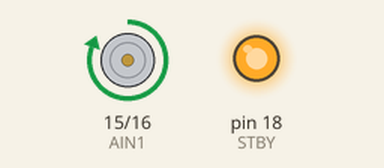
Recording of a sketch running on a simulated Arduino Uno, built with avr-gcc and run on an emulated ATmega328P. Shown: motor-driver pin pairs drawn as motors (green arrow = first pin HIGH = forward, orange = second pin HIGH = backward, longer = more drive, scaled by the enable pin, stopped while the standby pin is LOW), output pins drawn as LEDs (lit = HIGH).

Above: at 1.0 s.
At 2.5 s:
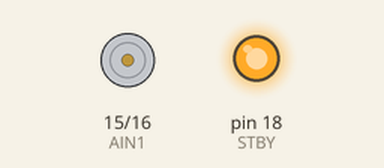
At 4.0 s:
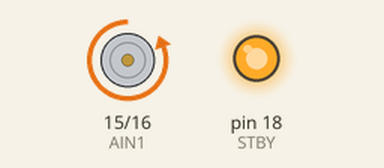
Timing chart, 0 to 7.8 s (numbered marks = the images above):
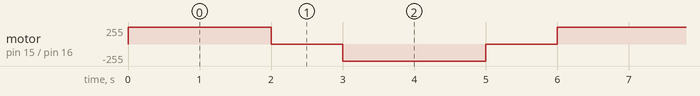

The sketch:

01_Single_Motor.ino
```cpp
const int AIN1 = 15;
const int AIN2 = 16;
const int PWMA = 17;
const int STBY = 18;

void setup()
{
    pinMode(AIN1, OUTPUT);
    pinMode(AIN2, OUTPUT);
    pinMode(PWMA, OUTPUT);
    pinMode(STBY, OUTPUT);

    // Enable the TB6612
    digitalWrite(STBY, HIGH);
}

void loop()
{
    // ---------- FORWARD ----------
    digitalWrite(AIN1, HIGH);
    digitalWrite(AIN2, LOW);
    digitalWrite(PWMA, HIGH);

    delay(2000);

    // ---------- STOP ----------
    digitalWrite(PWMA, LOW);

    delay(1000);

    // ---------- REVERSE ----------
    digitalWrite(AIN1, LOW);
    digitalWrite(AIN2, HIGH);
    digitalWrite(PWMA, HIGH);

    delay(2000);

    // ---------- STOP ----------
    digitalWrite(PWMA, LOW);

    delay(1000);
}
```

Measured:
- by itself, motor on pin 15 (AIN1) / pin 16 (AIN2): repeats every 6.0 s: stopped 1.0 s, backward 255/255 2.0 s, stopped 1.0 s, forward 255/255 2.0 s
